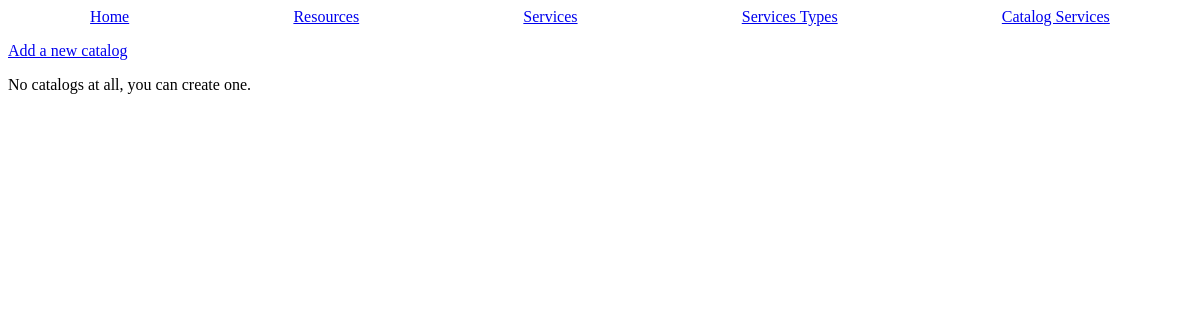
Before: /catalog-services with the older database file.
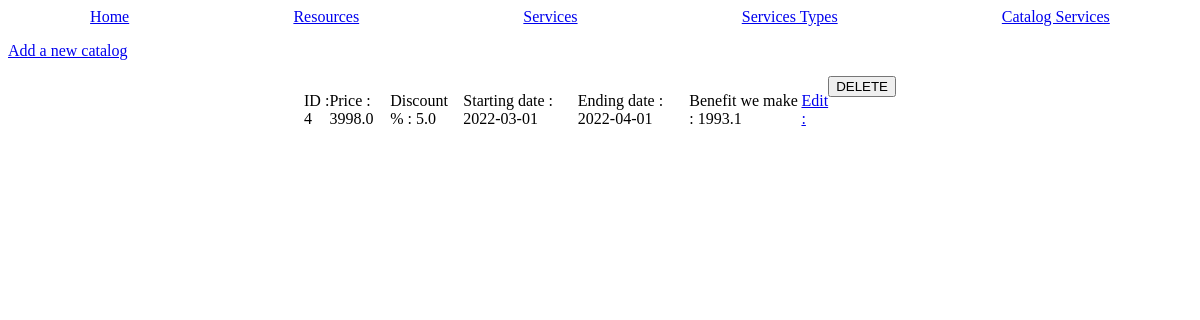
After: the same page with the newer database file.
### tables this page shows
CREATE TABLE "catalog_services" (
	"service_id"	INTEGER NOT NULL,
	"id"	INTEGER UNIQUE,
	"starting_date"	TEXT NOT NULL,
	"ending_date"	TEXT NOT NULL,
	"discount_percentage"	REAL,
	"price"	REAL NOT NULL,
	PRIMARY KEY("id" AUTOINCREMENT),
	FOREIGN KEY("service_id") REFERENCES "services"("id")
);

### main.py (the view, shortened to what this page needs)
@app.route('/catalog-services', methods = ['POST', 'GET'])
def catalog_services():
    data_catalogs = utils.getRowsFromDb('SELECT * from catalog_services');
    for data_catalog in data_catalogs:
        data_catalog['benefit'] = data_catalog['price'] * (100 - data_catalog['discount_percentage'])/100
        data_resources_per_service = utils.getRowsFromDb('SELECT * from resources_per_service WHERE service_id = ?', (data_catalog['service_id'],));
        for data_resource_per_service in data_resources_per_service:
            data_resources = utils.getRowsFromDb('SELECT * from resources WHERE id = ?', (data_resource_per_service['resource_id'],));
            for data_resource in data_resources:
                if(data_resource['id'] == data_resource_per_service['resource_id']):
                    data_catalog['benefit'] -= data_resource['price'] * data_resource_per_service['quantity'];
        data_catalog['benefit'] = float("{:.2f}".format(data_catalog['benefit']));
    return render_template('catalog-services.html.jinja', catalogs=data_catalogs);

### utils.py (called while the page is built)
def dictFactory(cursor, row) -> dict:
    d = {};
    for idx, col in enumerate(cursor.description):
        d[col[0]] = row[idx];
    return d;

def connectDb(path : str = 'db/db.db') -> sqlite3.Connection:
    db = None;
    try:
        db = sqlite3.connect(path);
        db.row_factory = dictFactory;
    except Exception as err:
        flash("Can't connect do database " + str(err), 'error');
    return db;

def getRowsFromDb(request : str, values : tuple = None) -> dict:
    elementsFromDb : dict = None
    try:
        db = connectDb();
        cursor = db.cursor();
        if(type(values) is tuple):
            elementsFromDb = cursor.execute(request, values).fetchall();
        else:
            elementsFromDb = cursor.execute(request).fetchall();
        db.close();
    except Exception as err:
        flash("Can't execute SQL request " + str(err), 'error')
    return elementsFromDb;

### templates/catalog-services.html.jinja (shortened to what this page needs)
{% extends "base.html.jinja" %}
{% block content %}
<a href="/add-catalog-service"><p>Add a new catalog</p></a>
{% if catalogs|length > 0 %}
{% for catalog in catalogs %}
    <div class="item">
        <div>
            <p>ID : {{catalog['id']}}</p>
        </div>
        <div>
            <p>Price : {{catalog['price']}}</p>
        </div>
        <div>
            <p>Discount % : {{catalog['discount_percentage']}}</p>
        </div>
        <div>
            <p>Starting date : {{catalog['starting_date']}}</p>
        </div>
        <div>
            <p>Ending date : {{catalog['ending_date']}}</p>
        </div>
        <div>
            <p>Benefit we make : {{catalog['benefit']}}
        </div>
        <div>
            <a href="catalog-service/{{catalog['id']}}"><p>Edit :</p></A>
        </div>
        <form action="/catalog-services" method="POST">
            <input type="submit" value="DELETE" name="delete_catalog_service">
        </form>
    </div>
{% endfor %}
{% else %}
<p>No catalogs at all, you can create one.</p>
{% endif%}
{% endblock %}

Changed rows visible on the page:
added catalog_services: id "4", price "3998.0", discount_percentage "5.0", starting_date "2022-03-01", ending_date "2022-04-01", benefit "1993.1"
Other visible differences:
text no longer shown: "No catalogs at all, you can create one."
